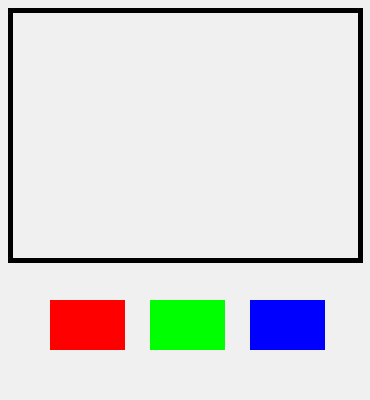
Frame 1 (no input)
Frame 60 (the mouse pressed at the canvas centre just before this capture): identical to frame 1, image omitted
Frame 120 (the mouse held since frame 60 and released just before this capture): identical to frame 1, image omitted

The Processing sketch that drew this single still picture (run headless with seeded random() and noise(); from frame 60 on, the mouse is pressed at the canvas centre):

// Processing sketch: processing_25280
// ── processing_25280.pde

//global variables

boolean button = false;
boolean button2 = false;
boolean button3 = false;

int aa = 50;
int ab = 300;
int ac = 75;
int ad = 50;

int ba = 150;
int bb = 300;
int bc = 75;
int bd = 50;

int ca = 250;
int cb = 300;
int cc = 75;
int cd = 50;

int s = 10;
int ss = 11;

void setup () {
  size (370,400);
  background (240);
  smooth();
}

void mousePressed () {

  if (mouseButton == RIGHT) {
    if ((mouseX > aa) && (mouseX < aa+ac) && (mouseY < ab+ad )) {
      button =!button;
      button2 =false;
      button3 =false;
    }
    if ((mouseX > ba) && (mouseX < ba+bc) && (mouseY < bb+bd )) {
      button2 =!button2;
      button =false;
      button3 =false;
    }
    if ((mouseX > ca) && (mouseX < ca+cc) && (mouseY < cb+cd )) {
      button3 =!button3;
      button2 =false;
      button =false;
    }
  }
}

void draw() {

  strokeWeight (5);
  noFill();
  rect (width-width+10, height-height+10, width-20,250);

  noStroke();
  fill (0);
  if (mousePressed && mouseButton == LEFT) {
    ellipse (mouseX,mouseY,s,s);
  }
  if (button) {
    fill (255,0,0);
    if (mousePressed && mouseButton == LEFT) {
      ellipse (mouseX,mouseY,ss,ss);
    }
  }

  if (button2) {
    fill (0,255,0);
    if (mousePressed && mouseButton == LEFT) {
      ellipse (mouseX,mouseY,ss,ss);
    }
  }

  if (button3) {
    fill (0,0,255);
    if (mousePressed && mouseButton == LEFT) {
      ellipse (mouseX,mouseY,ss,ss);
    }
  }
  fill (255,0,0);
  rect (aa,ab,ac,ad);

  fill (0,255,0);
  rect (ba, bb, bc, bd);

  fill (0,0,255);
  rect (ca,cb,cc,cd);
}

void keyPressed () {
  if (key == 'c') {
     fill (240);  
    noStroke();
    rect (0,0,width,height);
    stroke(0);
    strokeWeight (5);
    rect (width-width+10, height-height+10, width-20,250);

  }
}
